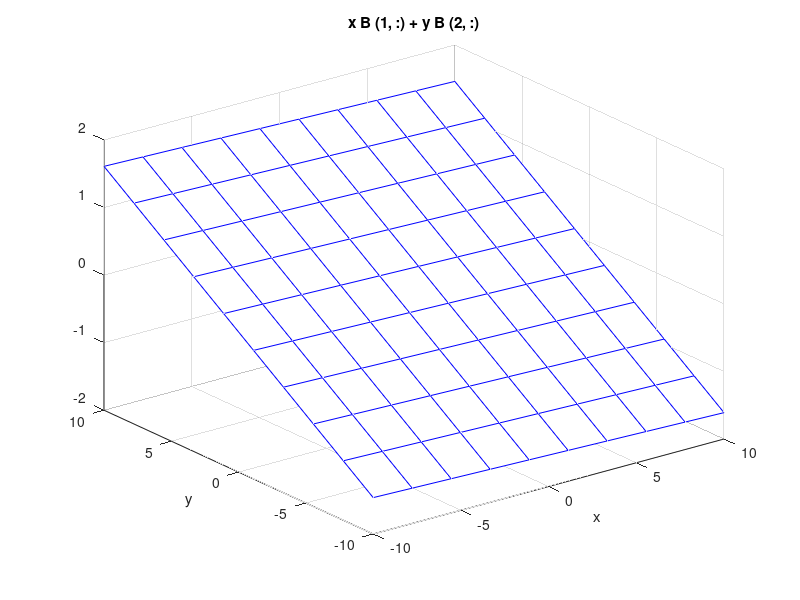

MATLAB code for this plot: (Note: this script raises an error after producing the figure.)
%% INFORME_1
%

%% Grafica de Solucion real y Solucion con Pseudoinversa de Penrose
clear,clc

A=randi([-5,5],10,2)
R=randi([-3,3],10,1)
B=pinv(A)*R

R_Penrose=A*B

x=A(:,1), y=A(:,2), z=R;

f=@(x,y) x.*B(1,:) + y.*B(2,:);
ezmesh(f,[-10,10],10)
colormap([0 0 1])
alpha(.4)
hold on

scatter3(x,y,z,'r','fill')
grid on
